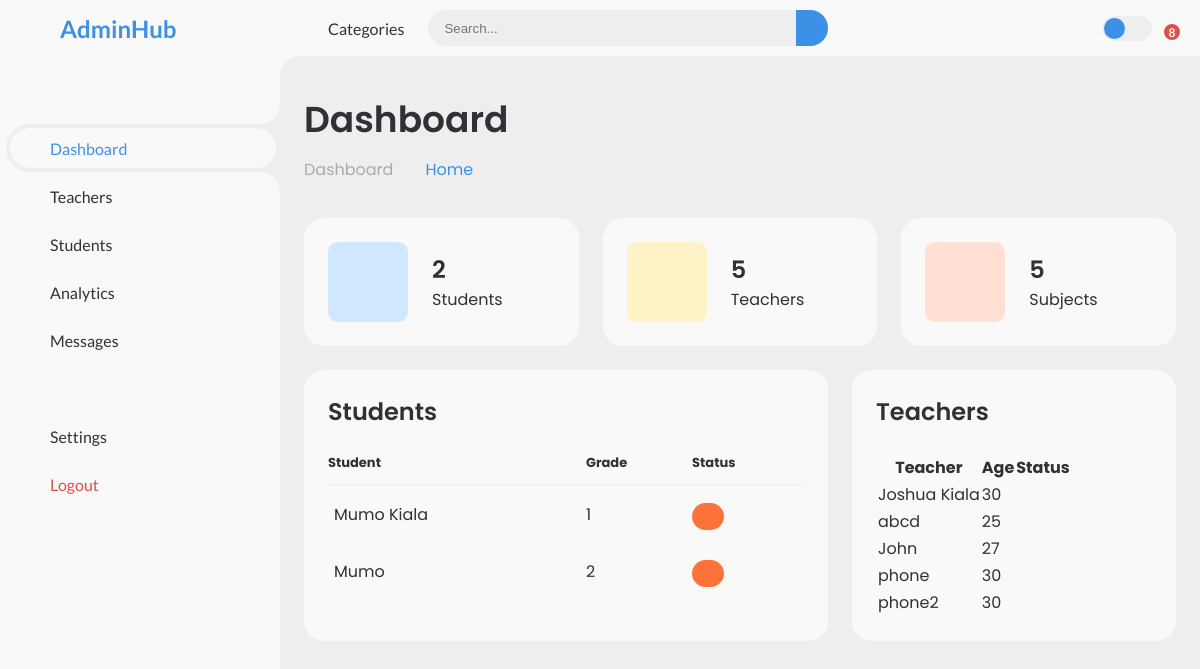
Before: /dashboard/ with the older database file.
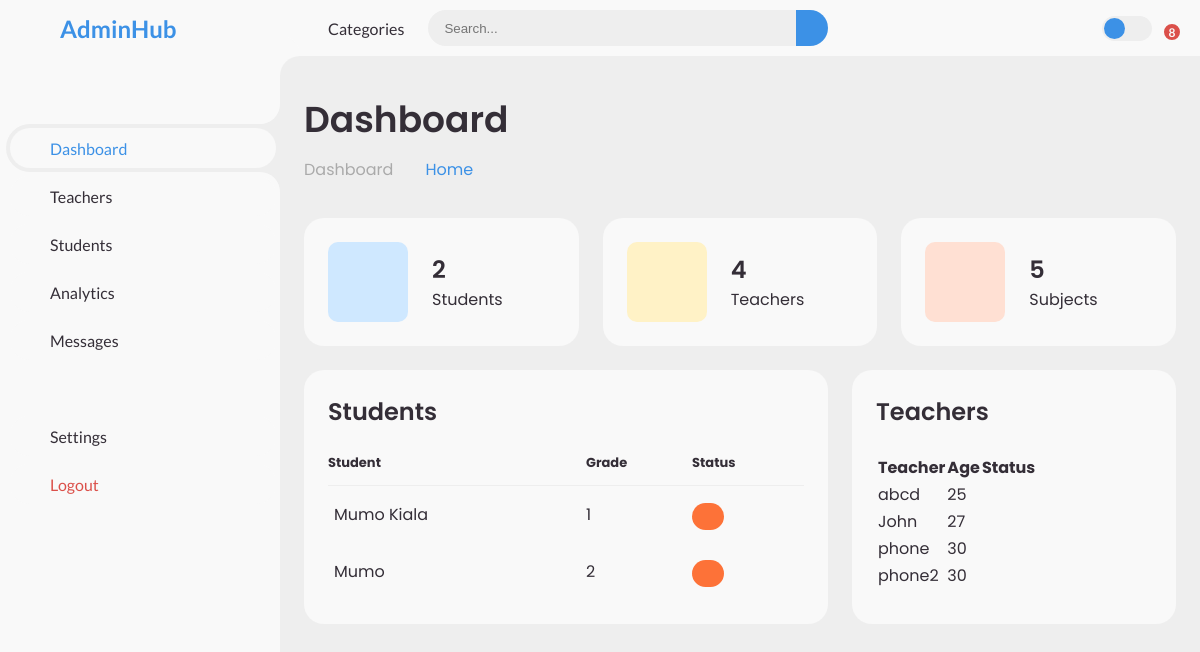
After: the same page with the newer database file.
### playground/models.py (models this page shows, shortened)
class Student(models.Model):
    name = models.CharField(max_length=30)
    admno = models.CharField(max_length=30, blank=True, unique=True)
    grade = models.CharField(max_length=30)
    GENDER_CHOICES = (
    ('0', 'Male'),
    ('1', 'Female'),
    )
    gender = models.CharField(choices=GENDER_CHOICES, max_length=1)
    age = models.PositiveSmallIntegerField()
    subjects = models.ManyToManyField(Subject, blank=True)
    class Meta:
        ordering = ['grade']
        verbose_name_plural = 'Students'

class Teacher(models.Model):
    name = models.CharField(max_length=100)
    GENDER_CHOICES = (
    ('0', 'Male'),
    ('1', 'Female'),
    )
    gender = models.CharField(choices=GENDER_CHOICES, max_length=1)
    age = models.PositiveSmallIntegerField()
    grade_assigned = models.CharField(max_length=30, default='-')
    subjects = models.ManyToManyField(Subject, blank=True)

### users/views.py (the view)
# urls.py: path('dashboard/', user_views.dashboard, name='dashboard'),
def dashboard(request):
    students = Student.objects.all()
    teachers = Teacher.objects.all()
    subjects = Subject.objects.all()
    context = {
        'students': students,
        'teachers': teachers,
        'subjects': subjects,
    }
    print("Students:", students.count())
    print("Teachers:", teachers.count())
    print("Subjects:", subjects.count())
    return render(request, 'index.html', context)

### playground/templates/index.html (shortened to what the changed rows need)
<!DOCTYPE html>
<html lang="en">
  <head>
    {% load static %}
    <link rel="stylesheet" href="{% static 'style.css' %}" />
  </head>
  <body>
    <section id="content">
      <main>
        <div class="head-title">
          <div class="left">
            <h1>Dashboard</h1>
          </div>
        </div>
        <ul class="box-info">
          <li>
            <span class="text">
              <h3>{{ teachers.count }}</h3>
              <p>Teachers</p>
            </span>
          </li>
        </ul>
        <div class="table-data">
          <div class="order">
            <table>
              <thead>
                <tr>
                  <th>Student</th>
                  <th>Grade</th>
                  <th>Status</th>
                </tr>
              </thead>
              <tbody>
                {% for student in students %}
                <tr>
                  <td>
                    <p>{{ student.name }}</p>
                  </td>
                  <td>{{ student.grade }}</td>
                  <td>
                    <span
                      class="status {% if student.status == 'Active' %}completed{% else %}pending{% endif %}"
                      >{{ student.status }}</span
                    >
                  </td>
                </tr>
                {% endfor %}
              </tbody>
            </table>
          </div>
          <div class="todo">
            <table>
              <thead>
                <tr>
                  <th>Teacher</th>
                  <th>Age</th>
                  <th>Status</th>
                </tr>
              </thead>
              <tbody>
                {% for teacher in teachers %}
                <tr>
                  <td>
                    <p>{{ teacher.name }}</p>
                  </td>
                  <td>{{ teacher.age }}</td>
                  <td>
                  </td>
                </tr>
                {% endfor %}
              </tbody>
            </table>
          </div>
        </div>
      </main>
    </section>
  </body>
</html>

Changed rows visible on the page:
removed Teacher: name "Joshua Kiala", age "30"
Other visible differences:
{{ teachers.count }}: "5" → "4"
